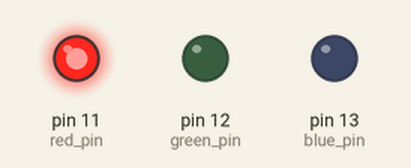
Recording of a sketch running on a simulated Arduino Uno, built with avr-gcc and run on an emulated ATmega328P. Parts: output pins drawn as LEDs (lit = HIGH).

Above: at 0.2 s.
At 0.7 s:
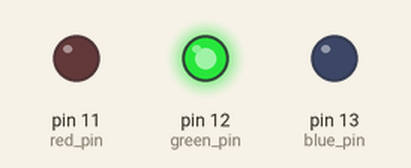
At 2.7 s:
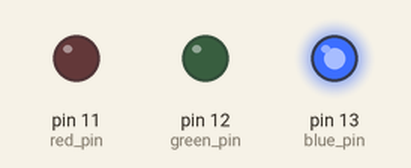
Timing chart, 0 to 3.5 s (numbered marks = the images above):
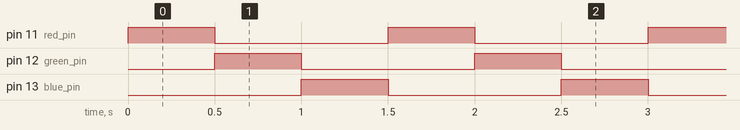

Measured:
- by itself, pin 11 (red_pin), pin 12 (green_pin), pin 13 (blue_pin): alternates HIGH for 0.50 s and LOW for 1.0 s
- by itself, everything shown: repeats every 1.5 s, in 3 steps

The sketch:

tri_colour_blink_digital.ino
```cpp
/*
 * I have no idea what i'm doing.exe
 */

// Declare things.
int red_pin = 11;
int green_pin = 12;
int blue_pin = 13;

// Stuff run once when Arduino turned on.
void setup()
{
  // Initialize pins as outputs.
  pinMode(red_pin, OUTPUT);
  pinMode(green_pin, OUTPUT);
  pinMode(blue_pin, OUTPUT);
}

void red_on()
{
  digitalWrite(red_pin, HIGH);
  digitalWrite(blue_pin, LOW);
  digitalWrite(green_pin, LOW);
}

void green_on()
{
  digitalWrite(red_pin, LOW);
  digitalWrite(blue_pin, LOW);
  digitalWrite(green_pin, HIGH);
}

void blue_on()
{
  digitalWrite(red_pin, LOW);
  digitalWrite(blue_pin, HIGH);
  digitalWrite(green_pin, LOW);
}

// Do forever until turned off.
void loop()
{
  Serial.print('starting..');
  red_on();
  delay(500);
  green_on();
  delay(500);
  blue_on();
  delay(500);
}
```
